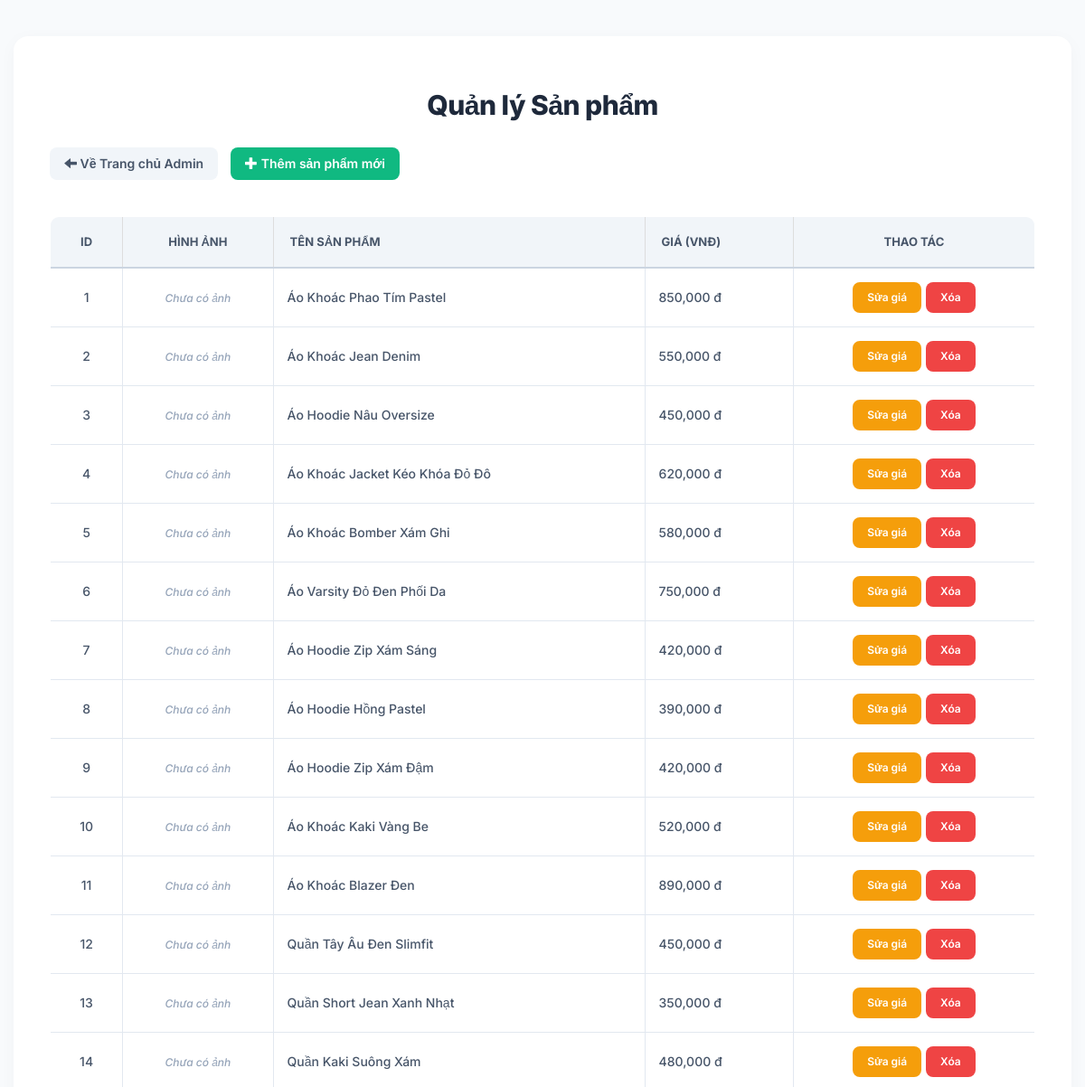
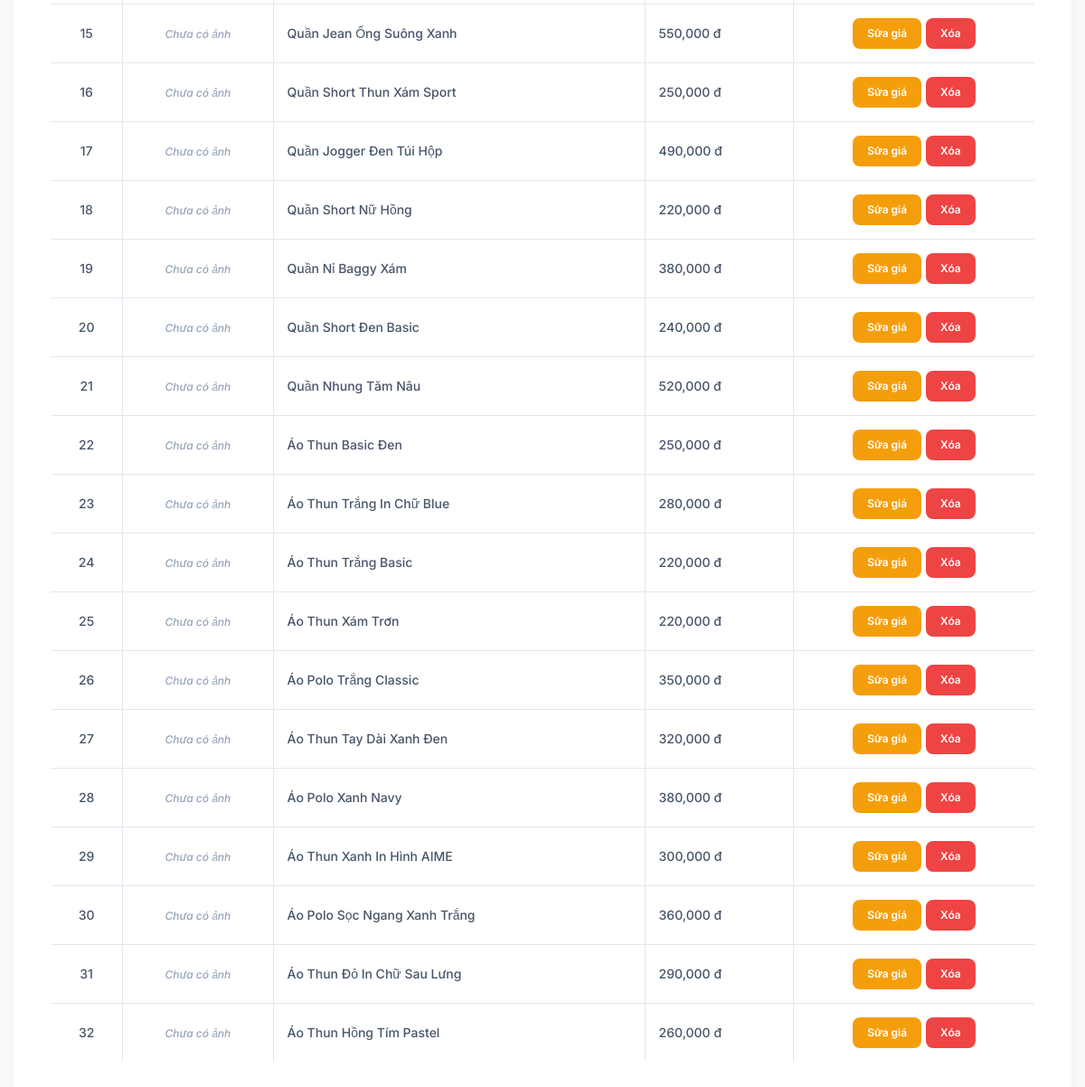
Page /admin_products.php (signed in) on the committed database (2 pictures, top to bottom).
### tables this page shows
CREATE TABLE `items` (
  `id` int(11) NOT NULL,
  `name` varchar(255) NOT NULL,
  `price` int(11) NOT NULL,
  `discount_price` int(11) DEFAULT 0,
  `category` varchar(50) NOT NULL,
  PRIMARY KEY (`id`)
);

### admin_products.php (the view, shortened to what this page needs)
<?php
require 'connection.php';
$query = "SELECT * FROM items";
$result = mysqli_query($con, $query);
?>
<!DOCTYPE html>
<html lang="vi">
<head>
    <link rel="stylesheet" href="bootstrap/css/bootstrap.min.css" type="text/css">
</head>
<body>
    <div class="container">
        <h2 class="text-center" style="margin-top: 30px; margin-bottom: 30px;">Quản lý Sản phẩm</h2>
        <a href="admin_dashboard.php" class="btn btn-default" style="margin-bottom: 20px; margin-right: 10px;">
            <span class="glyphicon glyphicon-arrow-left"></span> Về Trang chủ Admin
        </a>
        <a href="add_product.php" class="btn btn-success" style="margin-bottom: 20px;">
            <span class="glyphicon glyphicon-plus"></span> Thêm sản phẩm mới
        </a>
        <table class="table table-bordered table-hover">
            <thead>
                <tr>
                    <th class="text-center">ID</th>
                    <th class="text-center">Hình ảnh</th>
                    <th>Tên sản phẩm</th>
                    <th>Giá (VNĐ)</th>
                    <th class="text-center">Thao tác</th>
                </tr>
            </thead>
            <tbody>
                <?php
                if(mysqli_num_rows($result) > 0){
                    while($row = mysqli_fetch_array($result)){
                        echo "<tr>";
                        echo "<td class='text-center'>" . $row['id'] . "</td>";
                        echo "<td class='text-center'>";
                        if (!empty($row['image'])) {
                            echo "<img src='img/" . $row['image'] . "' alt='" . $row['name'] . "'>";
                        } else {
                            echo "<span style='color: #94a3b8; font-size: 12px; font-style: italic;'>Chưa có ảnh</span>";
                        }
                        echo "</td>";
                        echo "<td>" . $row['name'] . "</td>";
                        echo "<td>" . number_format($row['price']) . " đ</td>";
                        echo "<td class='text-center'>";
                            echo "<a href='edit_price.php?id=" . $row['id'] . "' class='btn btn-warning btn-sm' style='margin-right: 5px;'>Sửa giá</a>";
                            echo "<a href='delete_product_script.php?id=" . $row['id'] . "' class='btn btn-danger btn-sm' onclick=\"return confirm('Bạn có CHẮC CHẮN muốn xóa sản phẩm: " . $row['name'] . " không? Hành động này không thể hoàn tác!');\">Xóa</a>";
                        echo "</td>";
                        echo "</tr>";
                    }
                } else {
                    echo "<tr><td colspan='5' class='text-center'>Chưa có sản phẩm nào.</td></tr>";
                }
                ?>
            </tbody>
        </table>
    </div>
</body>
</html>

### admin_products.php (style rules this page uses)
body { background-color: #f8fafc; font-family: 'Inter', sans-serif; color: #334155; }
.container { background: #ffffff; border-radius: 16px; padding: 30px 40px; box-shadow: 0 4px 20px rgba(0,0,0,0.03); margin-top: 40px; margin-bottom: 40px; }
h2 { font-weight: 800; color: #1e293b; letter-spacing: -0.5px; }
.table { border-radius: 10px; overflow: hidden; border: 1px solid #e2e8f0; margin-top: 20px; }
.table > thead > tr > th { background-color: #f1f5f9; color: #475569; border-bottom: 2px solid #cbd5e1 !important; font-weight: 700; padding: 18px; text-transform: uppercase; font-size: 13px; }
.table > tbody > tr > td { vertical-align: middle; padding: 15px; border-color: #e2e8f0; color: #475569; font-weight: 500; }
.btn { border-radius: 8px; font-weight: 600; border: none; transition: all 0.2s; padding: 8px 16px; }
.btn-success { background-color: #10b981; }
.btn-default { background-color: #f1f5f9; color: #475569; }
.btn-warning { background-color: #f59e0b; color: white; }
.btn-danger { background-color: #ef4444; }

### rows in the picture
items: id "1", name "Áo Khoác Phao Tím Pastel", price "850,000"
items: id "2", name "Áo Khoác Jean Denim", price "550,000"
items: id "3", name "Áo Hoodie Nâu Oversize", price "450,000"
items: id "4", name "Áo Khoác Jacket Kéo Khóa Đỏ Đô", price "620,000"
items: id "5", name "Áo Khoác Bomber Xám Ghi", price "580,000"
items: id "6", name "Áo Varsity Đỏ Đen Phối Da", price "750,000"
items: id "7", name "Áo Hoodie Zip Xám Sáng", price "420,000"
items: id "8", name "Áo Hoodie Hồng Pastel", price "390,000"
items: id "9", name "Áo Hoodie Zip Xám Đậm", price "420,000"
items: id "10", name "Áo Khoác Kaki Vàng Be", price "520,000"
items: id "11", name "Áo Khoác Blazer Đen", price "890,000"
items: id "12", name "Quần Tây Âu Đen Slimfit", price "450,000"
items: id "13", name "Quần Short Jean Xanh Nhạt", price "350,000"
items: id "14", name "Quần Kaki Suông Xám", price "480,000"
items: id "15", name "Quần Jean Ống Suông Xanh", price "550,000"
items: id "16", name "Quần Short Thun Xám Sport", price "250,000"
items: id "17", name "Quần Jogger Đen Túi Hộp", price "490,000"
items: id "18", name "Quần Short Nữ Hồng", price "220,000"
items: id "19", name "Quần Nỉ Baggy Xám", price "380,000"
items: id "20", name "Quần Short Đen Basic", price "240,000"
items: id "21", name "Quần Nhung Tăm Nâu", price "520,000"
items: id "22", name "Áo Thun Basic Đen", price "250,000"
items: id "23", name "Áo Thun Trắng In Chữ Blue", price "280,000"
items: id "24", name "Áo Thun Trắng Basic", price "220,000"
items: id "25", name "Áo Thun Xám Trơn", price "220,000"
items: id "26", name "Áo Polo Trắng Classic", price "350,000"
items: id "27", name "Áo Thun Tay Dài Xanh Đen", price "320,000"
items: id "28", name "Áo Polo Xanh Navy", price "380,000"
items: id "29", name "Áo Thun Xanh In Hình AIME", price "300,000"
items: id "30", name "Áo Polo Sọc Ngang Xanh Trắng", price "360,000"
items: id "31", name "Áo Thun Đỏ In Chữ Sau Lưng", price "290,000"
items: id "32", name "Áo Thun Hồng Tím Pastel", price "260,000"
